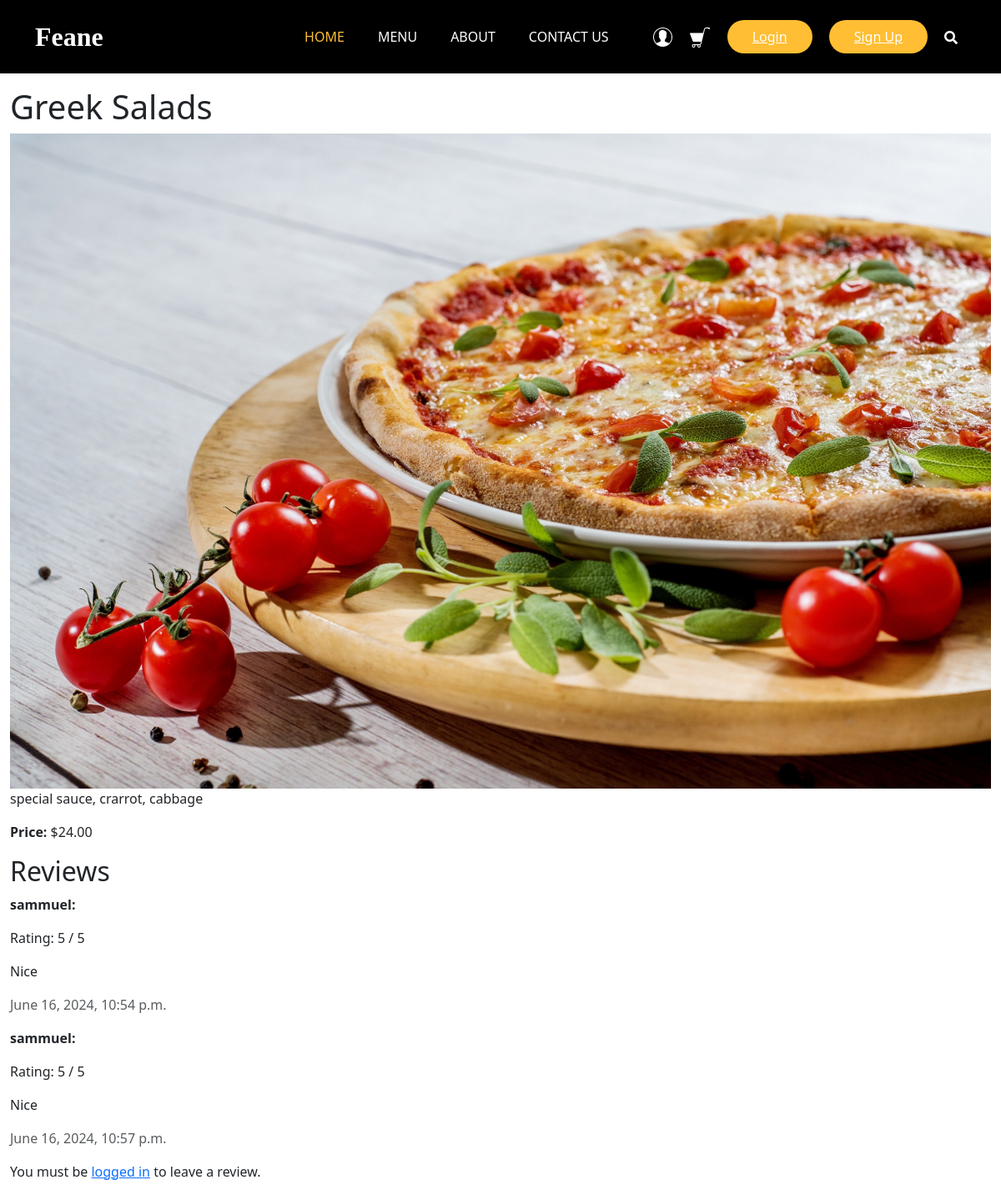
The page /item/6/ on the database its author committed.
### restaurant_menu/models.py (models this page shows, shortened)
class Item(models.Model):
    meal = models.CharField(max_length=1000, unique=True)
    description = models.CharField(max_length=2000)
    price = models.DecimalField(max_digits=10, decimal_places=2)
    meal_type = models.CharField(max_length=200, choices=MEAL_TYPE)
    author = models.ForeignKey(User, on_delete=models.PROTECT)
    status = models.IntegerField(choices=STATUS, default=0)
    date_created = models.DateTimeField(auto_now_add=True)
    date_updated = models.DateTimeField(auto_now=True)
    image = models.ImageField(upload_to='menu_images/', null=True, blank=True)  # Add this line

class Review(models.Model):
    item = models.ForeignKey(Item, on_delete=models.CASCADE, related_name='reviews')
    user = models.ForeignKey(User, on_delete=models.CASCADE)
    rating = models.IntegerField()
    comment = models.TextField(blank=True, null=True)
    date_created = models.DateTimeField(auto_now_add=True)

### restaurant_menu/views.py (the view)
# urls.py: path('item/<int:pk>/', views.menu_item_detail, name='menu_item_detail'),
def menu_item_detail(request, pk):
    item = get_object_or_404(Item, pk=pk)
    reviews = item.reviews.all()
    if request.method == 'POST':
        review_form = ReviewForm(request.POST)
        if review_form.is_valid():
            review = review_form.save(commit=False)
            review.item = item
            review.user = request.user
            review.save()
            return redirect('menu_item_detail', pk=item.pk)
    else:
        review_form = ReviewForm()
    return render(request, 'base/menu_item_detail.html', {
        'object': item,
        'reviews': reviews,
        'review_form': review_form
    })

### restaurant_menu/templates/base/menu_item_detail.html (shortened to what this page needs)
{% extends 'new_main.html' %}
{% block content %}
    <h1>{{ object.meal }}</h1>
    <img src="{{ object.image.url }}" alt="{{ object.meal }}" class="img-fluid">
    <p>{{ object.description }}</p>
    <p><strong>Price:</strong> ${{ object.price }}</p>
    <h2>Reviews</h2>
    <div class="reviews">
        {% for review in reviews %}
            <div class="review">
                <p><strong>{{ review.user.username }}:</strong></p>
                <p>Rating: {{ review.rating }} / 5</p>
                <p>{{ review.comment }}</p>
                <p class="text-muted">{{ review.date_created }}</p>
            </div>
        {% empty %}
            <p>No reviews yet.</p>
        {% endfor %}
    </div>
    {% if user.is_authenticated %}
        <h3>Leave a Review</h3>
        <form method="POST">
            {% csrf_token %}
            {{ review_form.as_p }}
            <button type="submit" class="btn btn-primary">Submit Review</button>
        </form>
    {% else %}
        <p>You must be <a href="{% url 'login' %}">logged in</a> to leave a review.</p>
    {% endif %}
{% endblock %}

### restaurant_menu/static/styles/style.css (style rules this page uses)
::placeholder { color: #bbb; opacity: 1; }

### rows shown on the page
Item: meal "Greek Salads", image (picture), description "special sauce, crarrot, cabbage", price "24.00"
Review: user.username "sammuel", rating "5", comment "Nice", date_created "June 16, 2024, 10:54 p.m."
Review: user.username "sammuel", rating "5", comment "Nice", date_created "June 16, 2024, 10:57 p.m."
